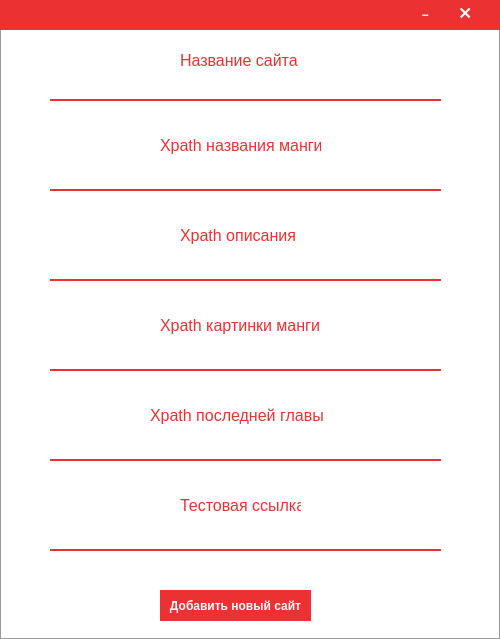
<?xml version="1.0" encoding="UTF-8"?>
<ui version="4.0">
 <class>MangaSiteForm</class>
 <widget class="QDialog" name="MangaSiteForm">
  <property name="geometry">
   <rect>
    <x>0</x>
    <y>0</y>
    <width>500</width>
    <height>639</height>
   </rect>
  </property>
  <property name="minimumSize">
   <size>
    <width>500</width>
    <height>639</height>
   </size>
  </property>
  <property name="maximumSize">
   <size>
    <width>500</width>
    <height>639</height>
   </size>
  </property>
  <property name="windowTitle">
   <string>Manga site settings</string>
  </property>
  <property name="windowIcon">
   <iconset>
    <normaloff>../img/logo.png</normaloff>../img/logo.png</iconset>
  </property>
  <property name="styleSheet">
   <string notr="true">QDialog {
	background-color: white;
	border: 1px solid #9b9b9b
}

QTextEdit {
	background-color: transparent;
	border: none;
	border-bottom: 2px solid #eb3131;
	color: #eb3131;
	font-size: 10pt;
}

QLabel {
	color: #eb3131;
	font-size: 12pt;
}

QPushButton {
	background-color: #eb3131;
	color: white;
	font-weight: bold;
	border: none;
}

QPushButton:hover {
	background-color: #c52828;
}</string>
  </property>
  <widget class="QLabel" name="label_9">
   <property name="geometry">
    <rect>
     <x>150</x>
     <y>400</y>
     <width>181</width>
     <height>31</height>
    </rect>
   </property>
   <property name="font">
    <font>
     <pointsize>12</pointsize>
    </font>
   </property>
   <property name="text">
    <string>Xpath последней главы</string>
   </property>
  </widget>
  <widget class="QPushButton" name="addMangaSiteBtn">
   <property name="geometry">
    <rect>
     <x>160</x>
     <y>590</y>
     <width>151</width>
     <height>31</height>
    </rect>
   </property>
   <property name="text">
    <string>Добавить новый сайт</string>
   </property>
  </widget>
  <widget class="QLabel" name="label_8">
   <property name="geometry">
    <rect>
     <x>160</x>
     <y>310</y>
     <width>161</width>
     <height>31</height>
    </rect>
   </property>
   <property name="font">
    <font>
     <pointsize>12</pointsize>
    </font>
   </property>
   <property name="text">
    <string>Xpath картинки манги</string>
   </property>
  </widget>
  <widget class="QTextEdit" name="latestMangaEdit">
   <property name="geometry">
    <rect>
     <x>50</x>
     <y>430</y>
     <width>391</width>
     <height>31</height>
    </rect>
   </property>
  </widget>
  <widget class="QLabel" name="label_5">
   <property name="geometry">
    <rect>
     <x>180</x>
     <y>50</y>
     <width>121</width>
     <height>21</height>
    </rect>
   </property>
   <property name="font">
    <font>
     <pointsize>12</pointsize>
    </font>
   </property>
   <property name="text">
    <string>Название сайта</string>
   </property>
  </widget>
  <widget class="QTextEdit" name="descrMangaEdit">
   <property name="geometry">
    <rect>
     <x>50</x>
     <y>250</y>
     <width>391</width>
     <height>31</height>
    </rect>
   </property>
  </widget>
  <widget class="QLabel" name="label_6">
   <property name="geometry">
    <rect>
     <x>160</x>
     <y>130</y>
     <width>161</width>
     <height>31</height>
    </rect>
   </property>
   <property name="font">
    <font>
     <pointsize>12</pointsize>
    </font>
   </property>
   <property name="text">
    <string>Xpath названия манги</string>
   </property>
  </widget>
  <widget class="QLabel" name="label_7">
   <property name="geometry">
    <rect>
     <x>180</x>
     <y>220</y>
     <width>121</width>
     <height>31</height>
    </rect>
   </property>
   <property name="font">
    <font>
     <pointsize>12</pointsize>
    </font>
   </property>
   <property name="text">
    <string>Xpath описания</string>
   </property>
  </widget>
  <widget class="QTextEdit" name="siteNameEdit">
   <property name="geometry">
    <rect>
     <x>50</x>
     <y>70</y>
     <width>391</width>
     <height>31</height>
    </rect>
   </property>
  </widget>
  <widget class="QTextEdit" name="titleMangaEdit">
   <property name="geometry">
    <rect>
     <x>50</x>
     <y>160</y>
     <width>391</width>
     <height>31</height>
    </rect>
   </property>
  </widget>
  <widget class="QTextEdit" name="imgMangaEdit">
   <property name="geometry">
    <rect>
     <x>50</x>
     <y>340</y>
     <width>391</width>
     <height>31</height>
    </rect>
   </property>
  </widget>
  <widget class="QTextEdit" name="testLinkEdit">
   <property name="geometry">
    <rect>
     <x>50</x>
     <y>520</y>
     <width>391</width>
     <height>31</height>
    </rect>
   </property>
  </widget>
  <widget class="QLabel" name="label_10">
   <property name="geometry">
    <rect>
     <x>180</x>
     <y>490</y>
     <width>121</width>
     <height>31</height>
    </rect>
   </property>
   <property name="font">
    <font>
     <pointsize>12</pointsize>
    </font>
   </property>
   <property name="text">
    <string>Тестовая ссылка</string>
   </property>
  </widget>
  <widget class="QGroupBox" name="windowHeader">
   <property name="geometry">
    <rect>
     <x>0</x>
     <y>0</y>
     <width>501</width>
     <height>30</height>
    </rect>
   </property>
   <property name="styleSheet">
    <string notr="true">QGroupBox {
	border: none;
	background-color: #eb3131
}</string>
   </property>
   <property name="title">
    <string/>
   </property>
   <widget class="QPushButton" name="closeBtn">
    <property name="geometry">
     <rect>
      <x>450</x>
      <y>0</y>
      <width>30</width>
      <height>30</height>
     </rect>
    </property>
    <property name="font">
     <font>
      <pointsize>12</pointsize>
      <weight>75</weight>
      <bold>true</bold>
     </font>
    </property>
    <property name="text">
     <string>🞪</string>
    </property>
   </widget>
   <widget class="QPushButton" name="minBtn">
    <property name="geometry">
     <rect>
      <x>410</x>
      <y>0</y>
      <width>30</width>
      <height>30</height>
     </rect>
    </property>
    <property name="font">
     <font>
      <weight>75</weight>
      <bold>true</bold>
     </font>
    </property>
    <property name="text">
     <string>−</string>
    </property>
   </widget>
   <widget class="QLabel" name="label_15">
    <property name="geometry">
     <rect>
      <x>30</x>
      <y>0</y>
      <width>47</width>
      <height>30</height>
     </rect>
    </property>
    <property name="text">
     <string/>
    </property>
    <property name="pixmap">
     <pixmap>../img/header_logo.jpg</pixmap>
    </property>
    <property name="scaledContents">
     <bool>true</bool>
    </property>
   </widget>
  </widget>
 </widget>
 <resources/>
 <connections/>
</ui>
